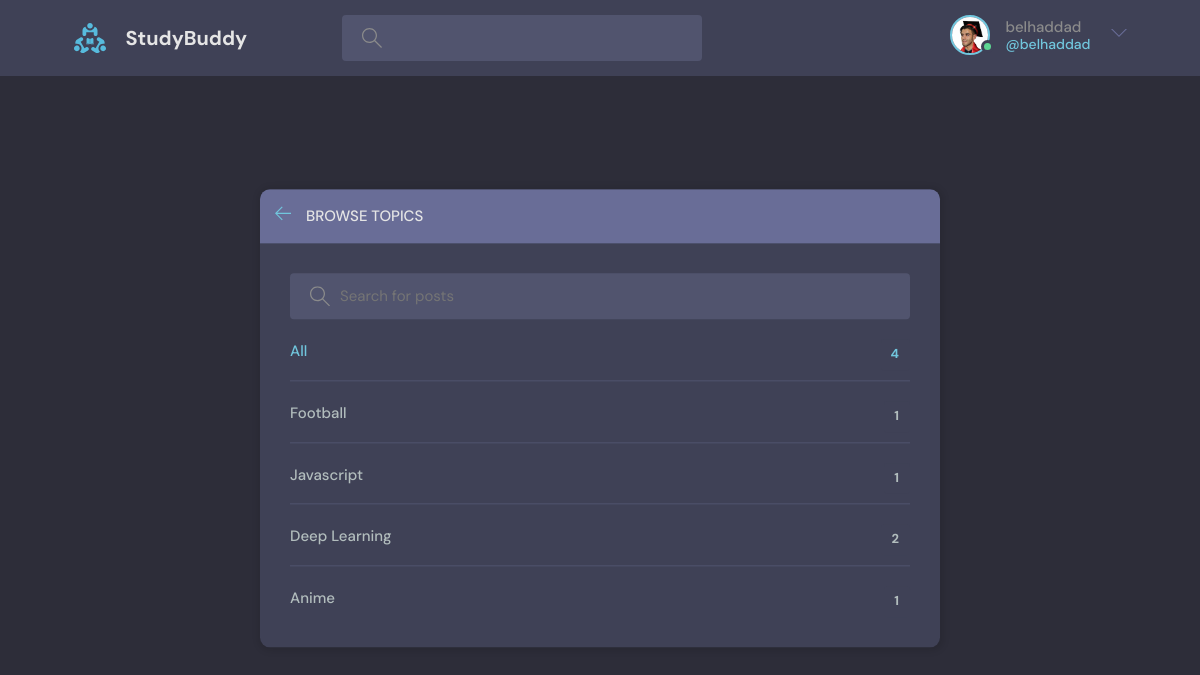
Screenshot of /topics/ (signed in) with the database file from the repository.
### users/models.py (models this page shows)
class User(AbstractUser):
    name = models.CharField(max_length=200, null=True)
    email = models.EmailField(unique=True, null=True)
    bio = models.TextField(null=True)
    avatar = models.ImageField(upload_to='profiles/', default='profiles/avatar.svg', null=True, blank=True)
    USERNAME_FIELD = 'email'
    REQUIRED_FIELDS = []

### base/models.py (models this page shows)
class Topic(models.Model):
    name = models.CharField(max_length=200)
    def __str__(self):
        return self.name

### base/views.py (the view)
# urls.py: path('topics/', views.topics, name="topics"),
def topics(request):
    search_query = ''
    if request.GET.get('search_query'):
        search_query = request.GET.get('search_query')
    topics = Topic.objects.distinct().filter(Q(name__icontains = search_query))
    context = {'topics': topics}
    return render(request, 'base/topics.html', context)

### base/templates/base/topics.html (shortened to what this page needs)
{% extends 'main.html' %}
{% block content %}
    <main class="create-room layout">
      <div class="container">
        <div class="layout__box">
          <div class="layout__boxHeader">
            <div class="layout__boxTitle">
              <a href="{{request.META.HTTP_REFERER}}">
                <svg version="1.1" xmlns="http://www.w3.org/2000/svg" width="32" height="32" viewBox="0 0 32 32">
                  <title>arrow-left</title>
                  <path
                    d="M13.723 2.286l-13.723 13.714 13.719 13.714 1.616-1.611-10.96-10.96h27.625v-2.286h-27.625l10.965-10.965-1.616-1.607z"
                  ></path>
                </svg>
              </a>
              <h3>Browse Topics</h3>
            </div>
          </div>
          <div class="topics-page layout__body">
            <form class="header__search" action="" method="get">
              <label>
                <input placeholder="Search for posts" name="search_query"/>
              </label>
            </form>
            <ul class="topics__list">
              <li>
                <a href="/" class="active">All <span>{{topics.count}}</span></a>
              </li>
              {% for topic in topics %}
                <li>
                  <a href="{% url 'home' %}?search_query={{topic}}">{{topic}} <span>{{topic.room_set.all.count}}</span></a>
                </li>
              {% endfor %}
            </ul>
          </div>
        </div>
      </div>
    </main>
{% endblock content %}

### templates/navbar.html (shortened to what this page needs)
{% load static %}
  <header class="header header--loggedIn">
    <div class="container">
      <a href="{% url 'home' %}" class="header__logo">
        <img src="{% static 'assets/logo.svg' %}" />
        <h1>StudyBuddy</h1>
      </a>
      <form class="header__search" action="{% url 'home' %}" method="get" >
        <label>
          <input name="search_query" placeholder="Search for rooms..." value="{{search_query}} "/>
        </label>
      </form>
      <nav class="header__menu">
        <div class="header__user">
          {% if user.is_authenticated %}
          <a href="{% url 'profile' user.id %}">
            <div class="avatar avatar--medium active">
              <img src="{{request.user.avatar.url}}" />
            </div>
            <p>{{user.username}} <span>@{{user.username}}</span></p>
          </a>
          <button class="dropdown-button">
            <svg version="1.1" xmlns="http://www.w3.org/2000/svg" width="32" height="32" viewBox="0 0 32 32">
              <title>chevron-down</title>
              <path d="M16 21l-13-13h-3l16 16 16-16h-3l-13 13z"></path>
            </svg>
          </button>
          {% endif %}
        </div>
      </nav>
    </div>
  </header>

### static/styles/style.css (style rules this page uses)
:root { --color-main: #71c6dd; --color-main-light: #e1f6fb; --color-dark: #3f4156; --color-dark-medium: #51546e; --color-dark-light: #696d97; --color-light: #e5e5e5; --color-gray: #8b8b8b; --color-light-gray: #b2bdbd; --color-bg: #2d2d39; --color-success: #5dd693; --color-error: #fc4b0b; --dark: #34495E; --light: #ffffff; --success: #0ABF30; --error: #E24D4C; --warning: #E9BD0C; --info: #3498DB; }
* { font-family: "DM Sans", -apple-system, BlinkMacSystemFont, "Segoe UI", Roboto, Oxygen, Ubuntu, Cantarell, "Open Sans", "Helvetica Neue", sans-serif; margin: 0; padding: 0; box-sizing: border-box; text-rendering: optimizeLegibility; font-size: inherit; }
html { font-size: 56.25%; }
@media only screen and (min-width: 1200px) { html { font-size: 62.5%; } }
body { line-height: 1.6; font-weight: 400; font-size: 1.5rem; color: var(--color-light-gray); background-color: var(--color-bg); min-height: 100vh; }
img { width: 100%; }
a { display: inline-block; color: var(--color-main); text-decoration: none; }
.container { max-width: 120rem; width: 90%; margin: auto; }
.avatar { position: relative; display: inline-block; border-radius: 50%; border: 2px solid var(--color-main); }
.avatar img { display: block; border-radius: 50%; object-fit: cover; object-position: center; }
.avatar::after { content: ""; display: block; position: absolute; background-color: var(--color-gray); z-index: 111; border-radius: 50%; border: 0.3rem solid var(--color-dark); }
.avatar.active::after { background-color: var(--color-success); }
.avatar.avatar--medium img { width: 3.6rem; height: 3.6rem; border-radius: 50%; }
.avatar.avatar--medium:after { width: 0.7rem; height: 0.7rem; bottom: 0px; right: -6px; }
.header { padding: 1.5rem; background-color: var(--color-dark); }
.header > .container { display: flex; gap: 9.5rem; }
.header__logo, .header__user { display: flex; gap: 2rem; align-items: center; }
.header__logo > img { height: 3.2rem; width: 3.2rem; }
.header__logo > h1 { font-weight: 700; font-size: 2rem; color: var(--color-light); }
.header__search > label { background-color: var(--color-dark-medium); padding: 1.3rem 1rem; display: flex; align-items: center; gap: 1rem; border-radius: 4px; }
.header__search svg { fill: var(--color-gray); width: 2rem; height: 2rem; margin-left: 1rem; }
.header__search input { width: 30rem; background: transparent; border: none; outline: none; color: var(--color-light); }
.header__menu { margin-left: auto; position: relative; }
.header__menu a { display: flex; gap: 1.5rem; align-items: center; font-weight: 500; text-decoration: none; color: var(--color-gray); }
.header__menu img { height: 3.6rem; }
.header__menu p { line-height: 1.2; }
.header__menu span { color: var(--color-main); font-weight: 500; font-size: 1.4rem; display: block; }
.header__menu svg { width: 1.6rem; height: 1.6rem; fill: var(--color-dark-light); }
.dropdown-button { background: transparent; border: 0; outline: 0; cursor: pointer; }
.layout { margin-top: 2.4rem; }
.layout > .container { display: flex; justify-content: space-between; align-items: flex-start; }
.layout__box { width: 90%; max-width: 48rem; min-height: 40rem; position: absolute; top: 50%; left: 50%; transform: translate(-50%, -46%); background-color: var(--color-dark); border-radius: 1rem; box-shadow: 1px 1px 6px 3px rgba(0, 0, 0, 0.1); overflow: hidden; }
.layout__boxHeader { display: flex; padding: 1.5rem; background-color: var(--color-dark-light); }
.layout__boxTitle { display: flex; gap: 1.5rem; align-items: center; }
.layout__boxTitle h3 { text-transform: uppercase; font-weight: 500; color: var(--color-light); }
.layout__boxTitle svg { width: 1.6rem; height: 1.6rem; fill: var(--color-main); }
.layout__body { margin: 3rem; }
.topics__list { list-style: none; }
.topics__list li a { display: flex; justify-content: space-between; margin-bottom: 3rem; font-weight: 500; color: var(--color-light-gray); transition: all 0.3s ease-in-out; }
.topics__list li a.active, .topics__list li a:hover { color: var(--color-main); }
.topics__list li a span { padding: 0.5rem 1rem; background-color: var(--color-dark); border-radius: 3px; font-size: 1.3rem; font-weight: 700; letter-spacing: 1px; }
.topics-page .topics__list li:not(:last-child) a { margin: 2rem 0; padding-bottom: 1rem; text-decoration: none; border-bottom: 1px solid var(--color-dark-medium); }
.topics-page .header__search { display: block; }
.create-room.layout .layout__box { max-width: 68rem; }

### rows the page displays
User: user.avatar (picture), username "belhaddad"
Topic: name "Football", room_set.all.count "1"
Topic: name "Javascript", room_set.all.count "1"
Topic: name "Deep Learning", room_set.all.count "2"
Topic: name "Anime", room_set.all.count "1"

### other values shown
{{ topics.count }} "4"
